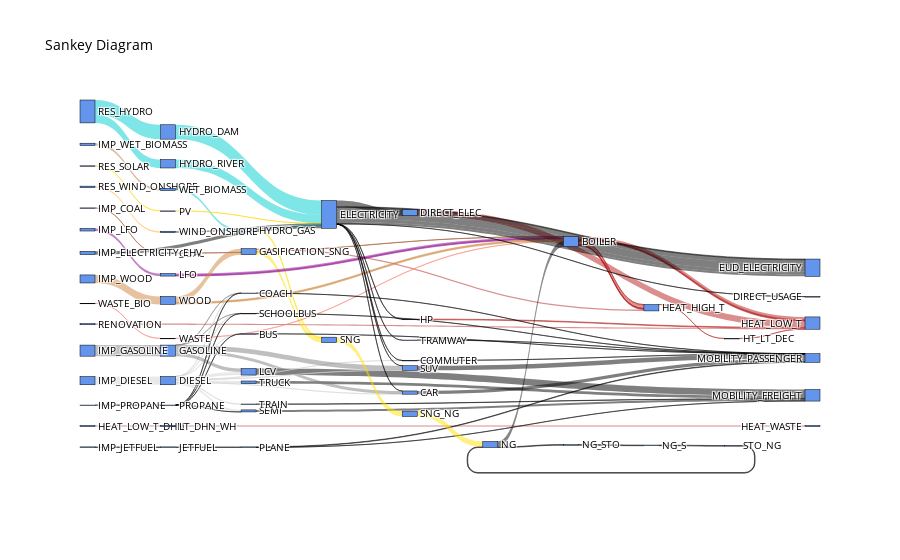

Here is the notebook cell this chart was saved with:
### Markdown cell above
- This function processes the results and generates a Sankey diagram object.
### Display the Diagram 
Render the Sankey diagram within the notebook for immediate visualization.

### Code cell
fig.show()

### Figure 1 — Plotly figure (JSON) as saved in the notebook; plotly's stock layout.template omitted (floating-point values rounded to 4 significant figures)
{"data": [{"link": {"color": ["rgba(160, 82, 45, 0.50)", "rgba(181, 31, 31, 0.50)", "rgba(181, 31, 31, 0.50)", "rgba(181, 31, 31, 0.50)", "rgba(181, 31, 31, 0.50)", "rgba(181, 31, 31, 0.50)", "rgba(181, 31, 31, 0.50)", "rgba(255, 225, 0, 0.50)", "rgba(181, 31, 31, 0.50)", "rgba(181, 31, 31, 0.50)", "rgba(181, 31, 31, 0.50)", "rgba(181, 31, 31, 0.50)", "rgba(255, 225, 0, 0.50)", "rgba(160, 82, 45, 0.50)", "rgba(211, 211, 211, 0.50)", "rgba(128, 128, 128, 0.50)", "rgba(0, 0, 0, 0.50)", "rgba(139, 0, 139, 0.50)", "rgba(0, 0, 0, 0.50)", "rgba(179, 123, 68, 0.50)", "rgba(205, 133, 63, 0.50)", "rgba(181, 31, 31, 0.50)", "rgba(181, 31, 31, 0.50)", "rgba(181, 31, 31, 0.50)", "rgba(181, 31, 31, 0.50)", "rgba(181, 31, 31, 0.50)", "rgba(139, 0, 139, 0.50)", "rgba(139, 0, 139, 0.50)", "rgba(181, 31, 31, 0.50)", "rgba(0, 206, 209, 0.50)", "rgba(0, 206, 209, 0.50)", "rgba(255, 215, 0, 0.50)", "rgba(255, 165, 0, 0.50)", "rgba(250, 128, 114, 0.50)", "rgba(250, 128, 114, 0.50)", "rgba(0, 206, 209, 0.50)", "rgba(205, 133, 63, 0.50)", "rgba(205, 133, 63, 0.50)", "rgba(205, 133, 63, 0.50)", "rgba(0, 0, 0, 0.50)", "rgba(0, 0, 0, 0.50)", "rgba(0, 0, 0, 0.50)", "rgba(0, 0, 0, 0.50)", "rgba(0, 0, 0, 0.50)", "rgba(0, 0, 0, 0.50)", "rgba(0, 0, 0, 0.50)", "rgba(0, 0, 0, 0.50)", "rgba(0, 0, 0, 0.50)", "rgba(0, 0, 0, 0.50)", "rgba(0, 0, 0, 0.50)", "rgba(0, 0, 0, 0.50)", "rgba(0, 0, 0, 0.50)", "rgba(0, 0, 0, 0.50)", "rgba(0, 0, 0, 0.50)", "rgba(0, 0, 0, 0.50)", "rgba(0, 0, 0, 0.50)", "rgba(0, 0, 0, 0.50)", "rgba(211, 211, 211, 0.50)", "rgba(0, 0, 0, 0.50)", "rgba(211, 211, 211, 0.50)", "rgba(128, 128, 128, 0.50)", "rgba(211, 211, 211, 0.50)", "rgba(128, 128, 128, 0.50)", "rgba(0, 0, 0, 0.50)", "rgba(211, 211, 211, 0.50)", "rgba(211, 211, 211, 0.50)", "rgba(128, 128, 128, 0.50)", "rgba(0, 0, 0, 0.50)", "rgba(211, 211, 211, 0.50)", "rgba(128, 128, 128, 0.50)", "rgba(0, 0, 0, 0.50)", "rgba(211, 211, 211, 0.50)", "rgba(0, 0, 0, 0.50)", "rgba(211, 211, 211, 0.50)", "rgba(128, 128, 128, 0.50)", "rgba(211, 211, 211, 0.50)", "rgba(211, 211, 211, 0.50)", "rgba(0, 0, 0, 0.50)", "rgba(0, 0, 0, 0.50)", "rgba(0, 0, 0, 0.50)", "rgba(0, 206, 209, 0.50)", "rgba(0, 206, 209, 0.50)", "rgba(0, 206, 209, 0.50)", "rgba(0, 0, 0, 0.50)", "rgba(255, 215, 0, 0.50)", "rgba(0, 0, 0, 0.50)", "rgba(0, 0, 0, 0.50)", "rgba(0, 0, 0, 0.50)", "rgba(0, 0, 0, 0.50)", "rgba(0, 0, 0, 0.50)", "rgba(0, 0, 0, 0.50)", "rgba(0, 0, 0, 0.50)", "rgba(0, 0, 0, 0.50)", "rgba(0, 0, 0, 0.50)", "rgba(0, 0, 0, 0.50)", "rgba(255, 225, 0, 0.50)", "rgba(255, 225, 0, 0.50)", "rgba(0, 0, 0, 0.50)"], "label": [1776.0, 23320.0, 6745.0, 7130.0, 53190.0, 5974.0, 10000.0, 38500.0, 12470.0, 5.558, 9500, 5.558, 8475.0, 1776.0, 71690.0, 95970.0, 5545.0, 22480.0, 661.9, 20000, 69600.0, 1456.0, 20680.0, 12670.0, 85.63, 7921.0, 14520.0, 7959.0, 9500, 124600.0, 73570.0, 10.37, 12480.0, 112.8, 112.8, 20000, 8414.0, 52020.0, 9165.0, 5981.0, 36000, 63470.0, 27660.0, 16180.0, 825.6, 27880.0, 116.4, 2.127, 56270.0, 1073.0, 4472.0, 422.1, 17600.0, 40550.0, 1658.0, 391.7, 23600.0, 385.6, 440.0, 472.4, 27290.0, 87.3, 3.77, 25.35, 2.112, 27020.0, 29250.0, 5545.0, 302.6, 56.81, 62.63, 17470.0, 133.9, 695.7, 39360.0, 1658.0, 23600.0, 3.76, 53190.0, 1971.0, 124600.0, 796.6, 73570.0, 28570.0, 10.37, 12480.0, 119.4, 0.01469, 489.1, 391.7, 5558.0, 25880.0, 21090.0, 5558.0, 5558.0, 46980.0, 46980.0, 5558.0], "source": [4, 0, 0, 0, 7, 17, 43, 11, 11, 13, 15, 18, 20, 22, 23, 25, 26, 27, 28, 29, 30, 0, 0, 0, 0, 0, 33, 33, 34, 44, 44, 45, 46, 56, 57, 58, 60, 60, 60, 9, 9, 9, 9, 9, 1, 2, 3, 5, 32, 40, 40, 47, 48, 52, 53, 54, 55, 6, 41, 6, 12, 6, 12, 41, 6, 6, 12, 31, 6, 12, 41, 6, 41, 6, 12, 6, 6, 9, 9, 9, 19, 20, 21, 24, 42, 59, 9, 9, 9, 9, 37, 37, 37, 38, 39, 49, 50, 51], "target": [0, 14, 14, 14, 14, 14, 14, 49, 13, 18, 34, 14, 49, 4, 6, 12, 31, 33, 41, 58, 60, 13, 13, 13, 13, 13, 0, 0, 16, 19, 21, 42, 59, 0, 56, 20, 0, 11, 0, 10, 10, 10, 10, 10, 36, 36, 36, 36, 35, 35, 36, 36, 35, 36, 35, 36, 35, 1, 1, 2, 2, 3, 3, 3, 5, 32, 32, 40, 47, 47, 47, 48, 48, 52, 52, 53, 55, 8, 7, 17, 9, 9, 9, 9, 9, 9, 2, 5, 52, 54, 39, 0, 0, 51, 38, 50, 37, 37], "value": [1776.0, 23320.0, 6745.0, 7130.0, 53190.0, 5974.0, 10000.0, 38500.0, 12470.0, 5.558, 9500, 5.558, 8475.0, 1776.0, 71690.0, 95970.0, 5545.0, 22480.0, 661.9, 20000, 69600.0, 1456.0, 20680.0, 12670.0, 85.63, 7921.0, 14520.0, 7959.0, 9500, 124600.0, 73570.0, 10.37, 12480.0, 112.8, 112.8, 20000, 8414.0, 52020.0, 9165.0, 5981.0, 36000, 63470.0, 27660.0, 16180.0, 825.6, 27880.0, 116.4, 2.127, 56270.0, 1073.0, 4472.0, 422.1, 17600.0, 40550.0, 1658.0, 391.7, 23600.0, 385.6, 440.0, 472.4, 27290.0, 87.3, 3.77, 25.35, 2.112, 27020.0, 29250.0, 5545.0, 302.6, 56.81, 62.63, 17470.0, 133.9, 695.7, 39360.0, 1658.0, 23600.0, 3.76, 53190.0, 1971.0, 124600.0, 796.6, 73570.0, 28570.0, 10.37, 12480.0, 119.4, 0.01469, 489.1, 391.7, 5558.0, 25880.0, 21090.0, 5558.0, 5558.0, 46980.0, 46980.0, 5558.0]}, "node": {"color": "cornflowerblue", "label": ["BOILER", "BUS", "CAR", "COACH", "COAL", "COMMUTER", "DIESEL", "DIRECT_ELEC", "DIRECT_USAGE", "ELECTRICITY", "EUD_ELECTRICITY", "GASIFICATION_SNG", "GASOLINE", "HEAT_HIGH_T", "HEAT_LOW_T", "HEAT_LOW_T_DHN", "HEAT_WASTE", "HP", "HT_LT_DEC", "HYDRO_DAM", "HYDRO_GAS", "HYDRO_RIVER", "IMP_COAL", "IMP_DIESEL", "IMP_ELECTRICITY_EHV", "IMP_GASOLINE", "IMP_JETFUEL", "IMP_LFO", "IMP_PROPANE", "IMP_WET_BIOMASS", "IMP_WOOD", "JETFUEL", "LCV", "LFO", "LT_DHN_WH", "MOBILITY_FREIGHT", "MOBILITY_PASSENGER", "NG", "NG_S", "NG_STO", "PLANE", "PROPANE", "PV", "RENOVATION", "RES_HYDRO", "RES_SOLAR", "RES_WIND_ONSHORE", "SCHOOLBUS", "SEMI", "SNG", "SNG_NG", "STO_NG", "SUV", "TRAIN", "TRAMWAY", "TRUCK", "WASTE", "WASTE_BIO", "WET_BIOMASS", "WIND_ONSHORE", "WOOD"], "line": {"color": "black", "width": 0.5}, "pad": 15, "thickness": 15}, "type": "sankey", "valueformat": ".0f", "valuesuffix": ""}], "layout": {"font": {"color": "black", "size": 10}, "paper_bgcolor": "white", "title": {"text": "Sankey Diagram"}}}
